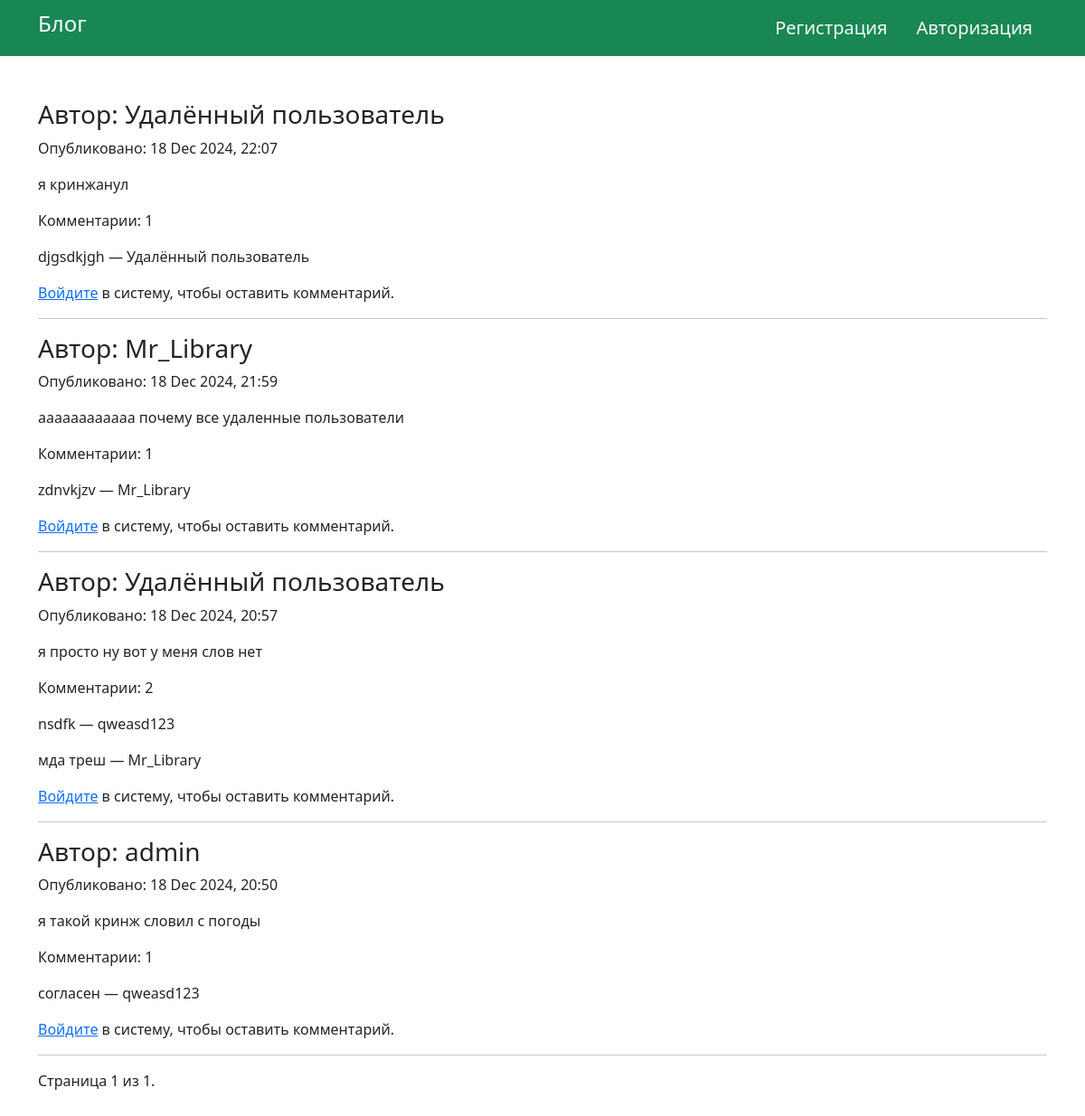
Screenshot of /blog/ with the database file from the repository.
### blog/models.py (models this page shows, shortened)
class Post(models.Model):
    author = models.ForeignKey(CustomUser, on_delete=models.SET_NULL, null=True, blank=True, related_name='posts')
    content = models.TextField()
    created_at = models.DateTimeField(default=timezone.now)
    updated_at = models.DateTimeField(auto_now=True)
    likes = models.ManyToManyField(CustomUser, related_name='liked_posts', blank=True)

class Comment(models.Model):
    post = models.ForeignKey(Post, on_delete=models.CASCADE, related_name='comments')
    author = models.ForeignKey(CustomUser, on_delete=models.CASCADE, null=True)
    content = models.TextField()
    created_at = models.DateTimeField(default=timezone.now)
    updated_at = models.DateTimeField(auto_now=True)

class CustomUser(AbstractUser):
    username = models.CharField(max_length=150, unique=True)
    avatar = models.ImageField(upload_to='avatars/', blank=True, null=True)
    bio = models.TextField(blank=True)
    email = models.EmailField(max_length=150, verbose_name='Email', unique=True)
    password = models.CharField(max_length=150, verbose_name='Пароль')
    USERNAME_FIELD = 'username'
    REQUIRED_FIELDS = ['email', 'avatar']

### blog/views.py (the view)
# urls.py: path('', views.home, name='home'),
def home(request):
    posts = Post.objects.all().order_by('-created_at')
    paginator = Paginator(posts, 50)
    page_number = request.GET.get('page')
    page_obj = paginator.get_page(page_number)
    comment_count = [
        {
            "post": post,
            'comments_count': post.comments.count()
        }
        for post in page_obj.object_list
    ]
    comment_form = CommentForm()
    return render(request, "blog/home.html", {
        "posts": posts,
        "page_obj": page_obj,
        "comment_count": comment_count,
        "comment_form": comment_form,
    })

### blog/templates/blog/home.html (shortened to what this page needs)
{% extends 'main.html' %}
{% block content %}
{% for post in page_obj %}
  <div class="post">
    <h3>Автор: {{ post.author.username|default:"Удалённый пользователь" }}</h3>
    <p>Опубликовано: {{ post.created_at|date:"d M Y, H:i" }}</p>
    <p>{{ post.content }}</p>
    <p>Комментарии: {{ post.comments.count }}</p>
    {% for comment in post.comments.all %}
        <p>{{ comment.content }} — {{ comment.author.username|default:"Удалённый пользователь" }}</p>
      {% empty %}
      <p>Комментариев пока нет...</p>
    {% endfor %}
    {% if user.is_authenticated %}
        <h5>Добавить комментарий</h5>
        <form method="post" class="form py-3" action="{% url 'blog:add_comment' post.id %}">
            {% csrf_token %}
            {{ comment_form.as_p }}
            <button type="submit" class="btn btn-success">Отправить комментарий</button>
        </form>
    {% else %}
        <p><a href="{% url 'blog:login' %}">Войдите</a> в систему, чтобы оставить комментарий.</p>
    {% endif %}
  </div>
  <hr>
{% endfor %}
<div class="pagination">
    <div class="step-links">
        <span class="current">
            Страница {{ page_obj.number }} из {{ page_obj.paginator.num_pages }}.
        </span>
    </div>
</div>
{% endblock %}

### rows the page displays
Post: author.username "Удалённый пользователь", created_at "18 Dec 2024, 22:07", content "я кринжанул", comments.count "1"
Comment: content "djgsdkjgh", author.username "Удалённый пользователь"
Post: author.username "Mr_Library", created_at "18 Dec 2024, 21:59", content "аааааааааааа почему все удаленные пользователи", comments.count "1"
Comment: content "zdnvkjzv", author.username "Mr_Library"
Post: author.username "Удалённый пользователь", created_at "18 Dec 2024, 20:57", content "я просто ну вот у меня слов нет", comments.count "2"
Comment: content "nsdfk", author.username "qweasd123"
Comment: content "мда треш", author.username "Mr_Library"
Post: author.username "admin", created_at "18 Dec 2024, 20:50", content "я такой кринж словил с погоды", comments.count "1"
Comment: content "согласен", author.username "qweasd123"

### other values shown
{{ page_obj.number }} "1"
{{ page_obj.paginator.num_pages }} "1"
